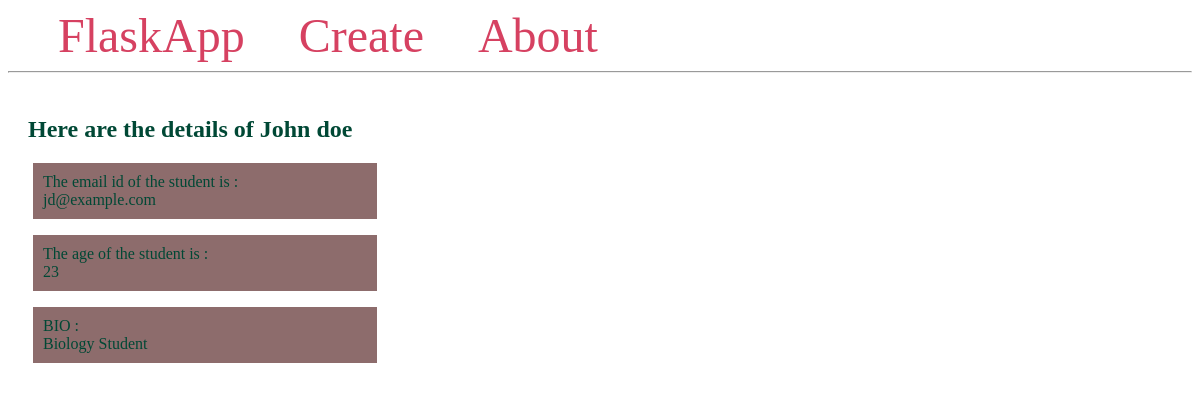
Page /1/details/ on the committed database.
### app.py (models this page shows, shortened)
class Student(db.Model):
    id = db.Column(db.Integer, primary_key=True)
    firstname = db.Column(db.String(100), nullable=False)
    lastname = db.Column(db.String(100), nullable=False)
    email = db.Column(db.String(80), unique=True, nullable=False)
    age = db.Column(db.Integer)
    created_at = db.Column(db.DateTime(timezone=True),
                           server_default=func.now())
    bio = db.Column(db.Text)

### app.py (the view)
@app.route('/<int:student_id>/details/')
def details(student_id):
    student = Student.query.get_or_404(student_id)
    return render_template ('details.html' , student = student)

### templates/details.html
{% extends 'base.html' %}
{% block content %}
<div class = 'bio'>
   <h2>Here are the details of {{student.firstname}}  {{student.lastname}}</h2>
    <p>
        <div class = student>
            The email id of the student is : <br> {{student.email}}
        </div>
    </p>
    <p>
        <div class = student>
            The age of the student is : <br> {{student.age}}
        </div>
    </p>
    <p>
        <div class = student>
            BIO : <br> {{student.bio}}
        </div>
    </p>
</div>
{% endblock %}

### templates/base.html (style rules this page uses)
.student { flex: 20%; padding: 10px; margin: 5px; background-color: #8d6c6c; inline-size: 100%; }
.bio { padding: 10px; margin: 5px; background-color: #ffffff; color: #004835; }

### rows in the picture
Student: firstname "John", lastname "doe", email "jd@example.com", age "23", bio "Biology Student"
